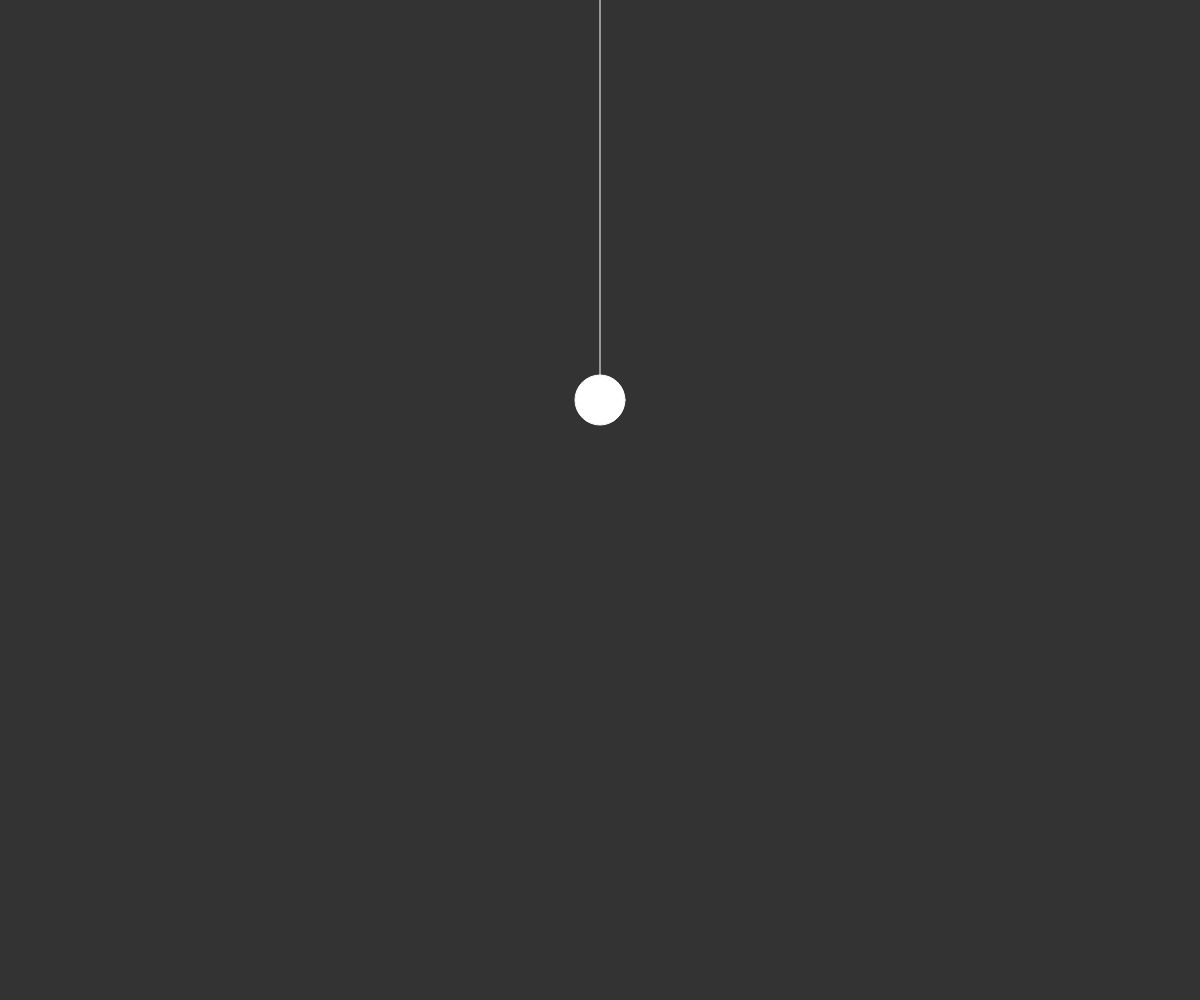
Frame 1 (no input)
Frame 60 (no input): identical to frame 1, image omitted
Frame 120 (the mouse pressed at the canvas centre since frame 60): identical to frame 1, image omitted

The p5.js sketch that drew this single still picture (run headless with seeded random() and noise() and a simulated clock; from frame 60 on, the mouse is pressed at the canvas centre):

// p5.js sketch
// ── sketch.js
var accerlaration = 0;//m/s^2
var velocity = 0;//m/s
var length = 4;//meters
var x = 0;//meters
var penHeight = 0;//meters
var y = length;//meters
var gravity = 9.8;//m/s^2
var mouseIsPressed = false;
var a = 0;//amplitude
var w;//angular velocity
var period;//seconds
var time = 0;//seconds
var frame = 0;

function setup() {
  createCanvas(windowWidth,windowHeight);
  frameRate(60);
  x = a;
  penHeight = 0;
  period = 2*PI*sqrt(length/gravity);
  w = (2*PI)/period;
	console.log("period is: " + round(period*100)/100);
	console.log("angular velocity is: " + round(w*100)/100);
}

function draw() {
  background(51);
	if(keyIsDown(87)){
		 noLoop();
	}
  if(mouseIsPressed){
    a = (mouseX-width/2)/100;
    x = a;
    penHeight = length-sqrt(pow(length,2)-pow(x,2));
    time = 0;
  } else update();
  drawPendulum();
  time+=1/60;
	frame++;
	if(frame % 10 == 0){
		console.log("velocity is:" + round(sqrt(gravity*penHeight*0.5)*100)/100);
	}
}

function update(){
  x = a*cos(w*time);
  penHeight = length-sqrt(pow(length,2)-pow(x,2));
}

function drawPendulum(){
  translate(width/2,0);
  stroke(255);
  line(0,0,x*100,y*100-penHeight*100);
  ellipse(x*100,y*100-penHeight*100,50,50);
}

function mousePressed(){
  mouseIsPressed = true;
}

function keyReleased(){
	if(keyCode == 87){
		loop();
	}
}
